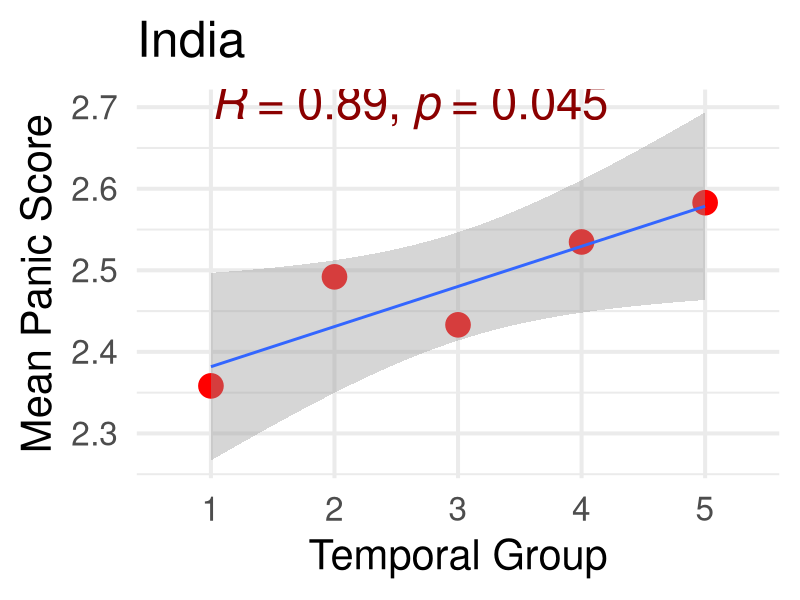
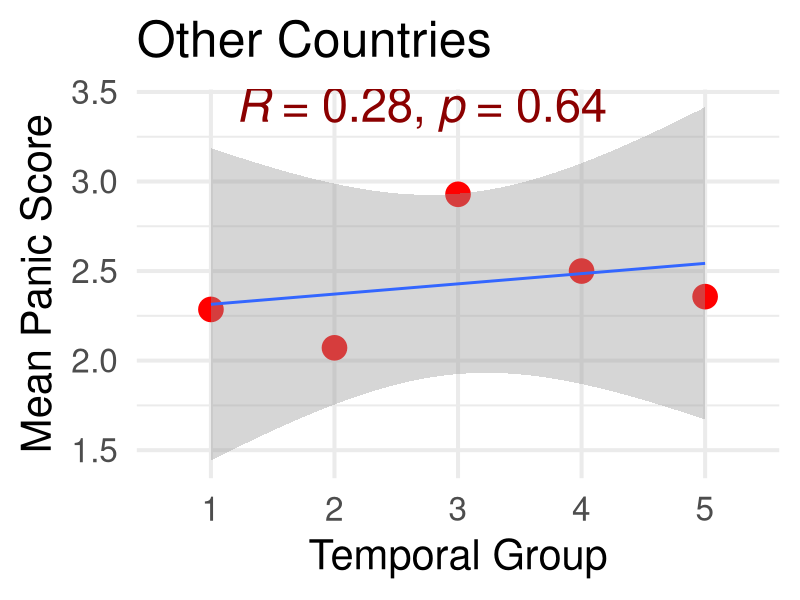

Reproduce these figures in R, in order. (Note: this script raises an error after producing the figures.)
# install.packages("data.table")
library(data.table)
# install.packages("ggplot2")
library(ggplot2)
# install.packages("ggpubr")
library(ggpubr)


# Current path of the source script
sourcePATH <- "C:\\Users\\CSSC\\Desktop\\Lockdown\\Panic\\Analysis\\R Plots\\Scatter\\"
# Set the current working Directory
setwd(sourcePATH)


# Read data matrix from file
Panic_India <- read.table("Panic_Involvement_India.txt", header = TRUE)
PI <- as.data.frame(Panic_India) # Matrix to Data Frame
Panic_Others <- read.table("Panic_Involvement_Others.txt", header = TRUE)
PO <- as.data.frame(Panic_Others) # Matrix to Data Frame


# Read data frame
S1 <- mean(PI$Panic[c(1:187)])
S2 <- mean(PI$Panic[c(188:374)])
S3 <- mean(PI$Panic[c(375:561)])
S4 <- mean(PI$Panic[c(562:748)])
S5 <- mean(PI$Panic[c(749:935)])
PI <- data.frame(
  TemporalGroup = c("1", "2", "3", "4", "5"),
  Mean = c(S1, S2, S3, S4, S5)
  )
# Open a pdf file to save image
pdf("Scatter_TemporalPanic_PI.pdf")
# Generate barplot
p <- ggplot(data=PI, aes(x=TemporalGroup, y=Mean, group=1))
p <- p + geom_point(color="red", size=8)
p <- p + geom_smooth(method=lm)
p <- p + stat_cor(method = "pearson", label.x=1, label.y=2.7, label.sep=", ", size=12, color="darkred") # Add correlation
p <- p + labs(title="India", x="Temporal Group", y="Mean Panic Score") # Title, axes labels
p <- p + theme_minimal(base_size=30) # Other themes = theme_void, theme_bw, theme_classic, theme_dark, theme_economist
p
# Close the pdf file after saving image
dev.off()


# Read data frame
S1 <- mean(PO$Panic[c(1:28)])
S2 <- mean(PO$Panic[c(29:56)])
S3 <- mean(PO$Panic[c(57:84)])
S4 <- mean(PO$Panic[c(85:112)])
S5 <- mean(PO$Panic[c(113:140)])
PO <- data.frame(
  TemporalGroup = c("1", "2", "3", "4", "5"),
  Mean = c(S1, S2, S3, S4, S5)
  )
# Open a pdf file to save image
pdf("Scatter_TemporalPanic_PO.pdf")
# Generate barplot
p <- ggplot(data=PO, aes(x=TemporalGroup, y=Mean, group=1))
p <- p + geom_point(color="red", size=8)
p <- p + geom_smooth(method=lm)
p <- p + stat_cor(method = "pearson", label.x=1.2, label.y=3.4, label.sep=", ", size=12, color="darkred") # Add correlation
p <- p + labs(title="Other Countries", x="Temporal Group", y="Mean Panic Score") # Title, axes labels
p <- p + theme_minimal(base_size=30) # Other themes = theme_void, theme_bw, theme_classic, theme_dark, theme_economist
p
# Close the pdf file after saving image
dev.off()


# Open a pdf file to save image
pdf("Scatter_PI.pdf") 
# Generate scatter plot
p <- ggplot(data=PI, aes(x=Before, y=Panic))
p <- p + geom_point(color="gray", shape=16, size=8)
p <- p + geom_smooth(method=lm)
p <- p + stat_cor(method = "pearson", label.x=0.8, label.y=3.4, label.sep=", ", size=12, color="darkred") # Add correlation
p <- p + labs(title="India", x="Social Media Use (hr)", y="Panic Score") # Title, axes labels
p <- p + theme_classic(base_size=30) # Other themes = theme_bw, theme_minimal, theme_void, theme_dark, theme_economist
p
# Close the pdf file after saving image
dev.off()


# Open a pdf file to save image
pdf("Scatter_PO.pdf") 
# Generate scatter plot
p <- ggplot(data=PO, aes(x=Before, y=Panic))
p <- p + geom_point(color="gray", shape=16, size=8)
p <- p + geom_smooth(method=lm)
p <- p + stat_cor(method = "pearson", label.x=0.8, label.y=3.4, label.sep=", ", size=12, color="darkred") # Add correlation
p <- p + labs(title="Other Countries", x="Social Media Use (hr)", y="Panic Score") # Title, axes labels
p <- p + theme_classic(base_size=30) # Other themes = theme_bw, theme_minimal, theme_void, theme_dark, theme_economist
p
# Close the pdf file after saving image
dev.off()


# Open a pdf file to save image
pdf("Scatter_Lockdown_PI.pdf") 
# Generate scatter plot
p <- ggplot(data=PI, aes(x=After, y=Panic))
p <- p + geom_point(color="gray", shape=16, size=8)
p <- p + geom_smooth(method=lm)
p <- p + stat_cor(method = "pearson", label.x=0.8, label.y=3.4, label.sep=", ", size=12, color="darkred") # Add correlation
p <- p + labs(title="India", x="Lockdown Social Media Use (hr)", y="Panic Score") # Title, axes labels
p <- p + theme_classic(base_size=30) # Other themes = theme_bw, theme_minimal, theme_void, theme_dark, theme_economist
p
# Close the pdf file after saving image
dev.off()


# Open a pdf file to save image
pdf("Scatter_Lockdown_PO.pdf") 
# Generate scatter plot
p <- ggplot(data=PO, aes(x=After, y=Panic))
p <- p + geom_point(color="gray", shape=16, size=8)
p <- p + geom_smooth(method=lm)
p <- p + stat_cor(method = "pearson", label.x=0.8, label.y=3.4, label.sep=", ", size=12, color="darkred") # Add correlation
p <- p + labs(title="Other Countries", x="Lockdown Social Media Use (hr)", y="Panic Score") # Title, axes labels
p <- p + theme_classic(base_size=30) # Other themes = theme_bw, theme_minimal, theme_void, theme_dark, theme_economist
p
# Close the pdf file after saving image
dev.off()


# Open a pdf file to save image
pdf("Scatter_Rise_PI.pdf") 
# Generate scatter plot
p <- ggplot(data=PI, aes(x=Rise, y=Panic))
p <- p + geom_point(color="gray", shape=16, size=8)
p <- p + geom_smooth(method=lm)
p <- p + stat_cor(method = "pearson", label.x=-2.5, label.y=3.4, label.sep=", ", size=12, color="darkred") # Add correlation
p <- p + labs(title="India", x="Rise of Social Media Use (hr)", y="Panic Score") # Title, axes labels
p <- p + theme_classic(base_size=30) # Other themes = theme_bw, theme_minimal, theme_void, theme_dark, theme_economist
p
# Close the pdf file after saving image
dev.off()


# Open a pdf file to save image
pdf("Scatter_Rise_PO.pdf") 
# Generate scatter plot
p <- ggplot(data=PO, aes(x=Rise, y=Panic))
p <- p + geom_point(color="gray", shape=16, size=8)
p <- p + geom_smooth(method=lm)
p <- p + stat_cor(method = "pearson", label.x=-0.6, label.y=3.4, label.sep=", ", size=12, color="darkred") # Add correlation
p <- p + labs(title="Other Countries", x="Rise of Social Media Use (hr)", y="Panic Score") # Title, axes labels
p <- p + theme_classic(base_size=30) # Other themes = theme_bw, theme_minimal, theme_void, theme_dark, theme_economist
p
# Close the pdf file after saving image
dev.off()
